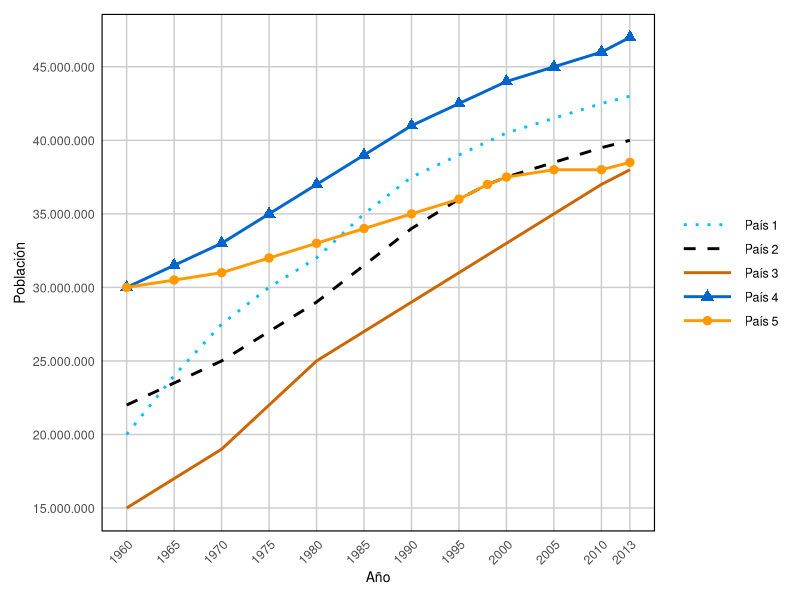
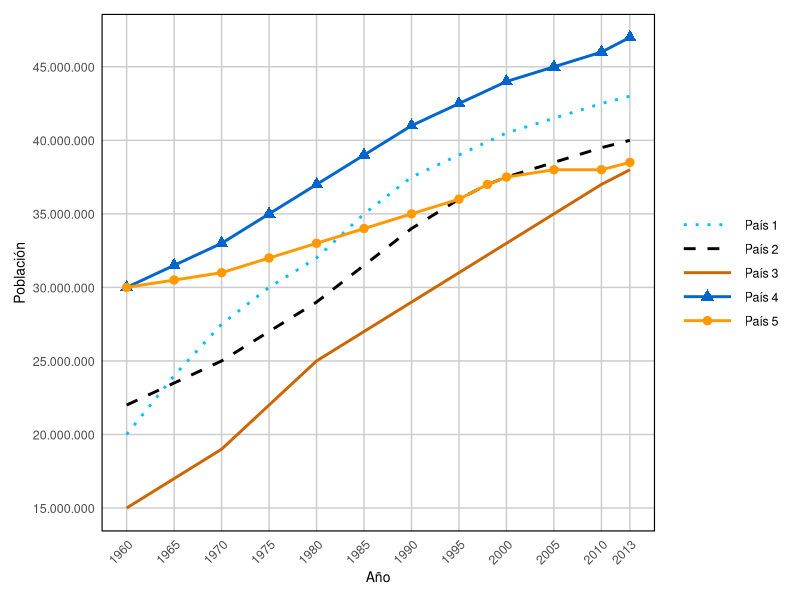

Recreate these plots in R, in order.
#!/usr/bin/env Rscript
# Gráfico de Población por País (1960-2013)
# Generado automáticamente para reproducir imagen ICFES

library(ggplot2)
library(scales)

# Datos de los países
# País 1 - Cyan punteada, crecimiento lineal de 20M a 43M
pais1 <- data.frame(
  año = c(1960, 1965, 1970, 1975, 1980, 1985, 1990, 1995, 2000, 2005, 2010, 2013),
  poblacion = c(20e6, 24e6, 27.5e6, 30e6, 32e6, 35e6, 37.5e6, 39e6, 40.5e6, 41.5e6, 42.5e6, 43e6),
  pais = "País 1"
)

# País 2 - Negra discontinua
pais2 <- data.frame(
  año = c(1960, 1965, 1970, 1975, 1980, 1985, 1990, 1995, 1998, 2000, 2005, 2010, 2013),
  poblacion = c(22e6, 23.5e6, 25e6, 27e6, 29e6, 31.5e6, 34e6, 36e6, 37e6, 37.5e6, 38.5e6, 39.5e6, 40e6),
  pais = "País 2"
)

# País 3 - Naranja/marrón sólida, crecimiento continuo de 15M a 38M
pais3 <- data.frame(
  año = c(1960, 1965, 1970, 1975, 1980, 1985, 1990, 1995, 2000, 2005, 2010, 2013),
  poblacion = c(15e6, 17e6, 19e6, 22e6, 25e6, 27e6, 29e6, 31e6, 33e6, 35e6, 37e6, 38e6),
  pais = "País 3"
)

# País 4 - Azul sólida con triángulos
pais4 <- data.frame(
  año = c(1960, 1965, 1970, 1975, 1980, 1985, 1990, 1995, 2000, 2005, 2010, 2013),
  poblacion = c(30e6, 31.5e6, 33e6, 35e6, 37e6, 39e6, 41e6, 42.5e6, 44e6, 45e6, 46e6, 47e6),
  pais = "País 4"
)

# País 5 - Naranja sólida con círculos
pais5 <- data.frame(
  año = c(1960, 1965, 1970, 1975, 1980, 1985, 1990, 1995, 1998, 2000, 2005, 2010, 2013),
  poblacion = c(30e6, 30.5e6, 31e6, 32e6, 33e6, 34e6, 35e6, 36e6, 37e6, 37.5e6, 38e6, 38e6, 38.5e6),
  pais = "País 5"
)

# Combinar todos los datos
datos <- rbind(pais1, pais2, pais3, pais4, pais5)

# Colores según paleta identificada
colores <- c(
  "País 1" = "#00BFFF",  # Cyan
  "País 2" = "#000000",  # Negro
  "País 3" = "#CC6600",  # Naranja/marrón
  "País 4" = "#0066CC",  # Azul
  "País 5" = "#FF9900"   # Naranja
)

# Estilos de línea
linetypes <- c(
  "País 1" = "dotted",
  "País 2" = "dashed",
  "País 3" = "solid",
  "País 4" = "solid",
  "País 5" = "solid"
)

# Crear gráfico base
p <- ggplot() +
  # País 1 - Línea punteada cyan (sin marcadores)
  geom_line(data = pais1, aes(x = año, y = poblacion, color = pais, linetype = pais),
            linewidth = 1) +
  # País 2 - Línea discontinua negra (sin marcadores)
  geom_line(data = pais2, aes(x = año, y = poblacion, color = pais, linetype = pais),
            linewidth = 1) +
  # País 3 - Línea sólida naranja/marrón (sin marcadores)
  geom_line(data = pais3, aes(x = año, y = poblacion, color = pais, linetype = pais),
            linewidth = 1) +
  # País 4 - Línea sólida azul CON triángulos
  geom_line(data = pais4, aes(x = año, y = poblacion, color = pais, linetype = pais),
            linewidth = 1) +
  geom_point(data = pais4, aes(x = año, y = poblacion, color = pais),
             shape = 17, size = 3) +  # Triángulo relleno
  # País 5 - Línea sólida naranja CON círculos
  geom_line(data = pais5, aes(x = año, y = poblacion, color = pais, linetype = pais),
            linewidth = 1) +
  geom_point(data = pais5, aes(x = año, y = poblacion, color = pais),
             shape = 19, size = 2.5) +  # Círculo relleno

  # Escalas
  scale_color_manual(values = colores, name = NULL) +
  scale_linetype_manual(values = linetypes, name = NULL) +
  scale_x_continuous(
    breaks = c(1960, 1965, 1970, 1975, 1980, 1985, 1990, 1995, 2000, 2005, 2010, 2013),
    limits = c(1960, 2013)
  ) +
  scale_y_continuous(
    breaks = c(15e6, 20e6, 25e6, 30e6, 35e6, 40e6, 45e6),
    labels = function(x) format(x, big.mark = ".", decimal.mark = ",", scientific = FALSE),
    limits = c(15e6, 47e6)
  ) +

  # Etiquetas
  labs(x = "Año", y = "Población") +

  # Tema
  theme_minimal() +
  theme(
    panel.grid.major = element_line(color = "#CCCCCC", linewidth = 0.5),
    panel.grid.minor = element_blank(),
    panel.border = element_rect(color = "black", fill = NA, linewidth = 0.8),
    axis.line = element_blank(),
    axis.text.x = element_text(angle = 45, hjust = 1, size = 9),
    axis.text.y = element_text(size = 9),
    axis.title = element_text(size = 10),
    legend.position = "right",
    legend.background = element_blank(),
    legend.key = element_blank(),
    legend.key.width = unit(1.5, "cm"),
    legend.text = element_text(size = 9),
    plot.margin = margin(10, 10, 10, 10)
  ) +
  guides(
    color = guide_legend(order = 1, override.aes = list(linewidth = 1)),
    linetype = guide_legend(order = 1)
  )

# Guardar como PDF y PNG
ggsave("r_final.pdf", plot = p, width = 9, height = 6, dpi = 150)
ggsave("r_final.png", plot = p, width = 9, height = 6, dpi = 150)

cat("Gráfico R generado exitosamente:\n")
cat("  - r_final.pdf\n")
cat("  - r_final.png\n")
